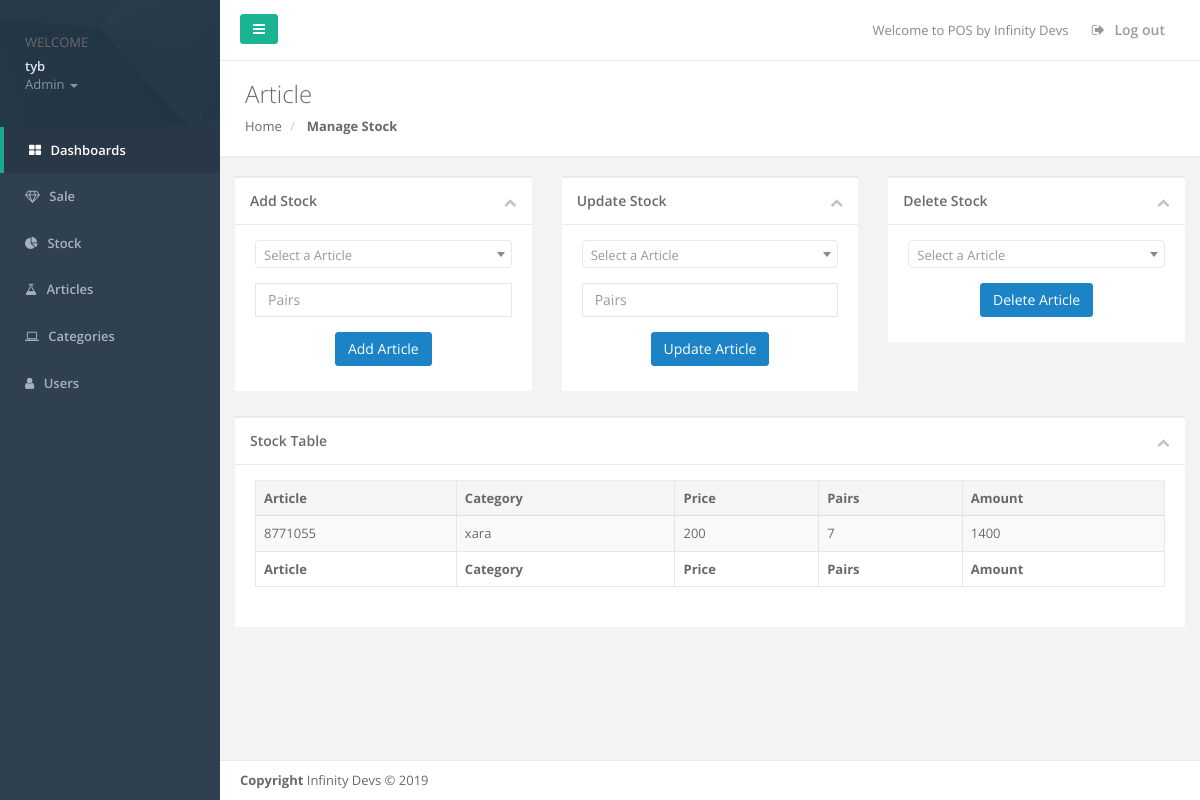
Screenshot of /stock.php (signed in) with the database file from the repository.
### tables this page shows
CREATE TABLE `stock` (
  `Article` varchar(25) NOT NULL,
  `Pairs` int(11) NOT NULL
);

### Classes/Connection.php (called while the page is built)
<?php
class Connection
{
   private $servername = 'localhost';
   private $databaseName = 'WebPOS';
   private $username = 'root';
   private $conn = null;
   public function __construct()
   {
       try {
           $this->conn = new PDO("mysql:host=$this->servername;dbname=$this->databaseName", $this->username);
           $this->conn->setAttribute(PDO::ATTR_ERRMODE, PDO::ERRMODE_EXCEPTION);
       }
       catch(PDOException $e)
       {
           echo "Connection failed: " . $e->getMessage();
       }
   }
   public function prepareQuery($query)
   {
       try {
           return $this->conn->prepare($query);
       }
       catch(PDOException $e)
       {
           echo "Error : " . $e->getMessage();
       }
       return null;
   }
    public function executeQuery($prepared,$parameters)
    {
        try {
            $prepared->execute($parameters);
        }
        catch(PDOException $e)
        {
            echo "Error : " . $e->getMessage();
        }
    }
    public function __destruct()
    {
        $this->conn=null;
    }
}

### Classes/Stock.php (called while the page is built, shortened)
<?php
require_once ("Connection.php");
class Stock extends Connection implements CRUD
{
    function retriveAll()
    {
        $query = "SELECT stock.Article,(SELECT categories.Name FROM categories,articles WHERE categories.id=articles.Category AND articles.Article=stock.Article) AS Category, stock.Pairs,(SELECT articles.Price FROM articles WHERE stock.Article=articles.Article)AS Price,(stock.Pairs * (SELECT articles.Price FROM articles WHERE stock.Article=articles.Article)) AS Amount from stock";
        $prepared = $this->prepareQuery($query);
        $this->executeQuery($prepared,null);
        return $prepared;
    }
}

### AdminViews/stockview.php (the view, shortened to what this page needs)
<div class="row">
    <div class="col-lg-4">
        <div class="ibox float-e-margins">
            <div class="ibox-title">
                <h5>Add Stock</h5>
                <div class="ibox-tools">
                    <a class="collapse-link">
                        <i class="fa fa-chevron-up"></i>
                    </a>
                </div>
            </div>
            <div class="ibox-content">
                <form role="form" action="" method="get">
                    <div class="row">
                        <div class="form-group col-lg-12">
                        </div>
                    </div>
                    <div class="row">
                        <div class="form-group col-lg-12">
                            <input type="text" placeholder="Pairs" id="pairs" name="pairs"
                                   class="form-control"  required="">
                        </div>
                    </div>
                    <input class="btn btn-success center-block" type="submit" value="Add Article" name="AddArticle">
                </form>
            </div>
        </div>
    </div>
    <div class="col-lg-4">
        <div class="ibox float-e-margins">
            <div class="ibox-title">
                <h5>Update Stock</h5>
                <div class="ibox-tools">
                    <a class="collapse-link">
                        <i class="fa fa-chevron-up"></i>
                    </a>
                </div>
            </div>
            <div class="ibox-content">
                <form role="form" action="" method="get">
                    <div class="row">
                        <div class="form-group col-lg-12">
                                <?php
                                $stock = new Stock();
                                $res = $stock->retriveAll();
                                if($res->rowCount()>0)
                                {
                                    $res = $res->fetchAll();
                                }
                                ?>
                        </div>
                    </div>
                    <div class="row">
                        <div class="form-group col-lg-12">
                            <input type="text" placeholder="Pairs" id="pairs" name="pairs"
                                   class="form-control"  required="">
                        </div>
                    </div>
                    <input class="btn btn-success center-block" type="submit" value="Update Article" name="UpdateArticle">
                </form>
            </div>
        </div>
    </div>
    <div class="col-lg-4">
        <div class="ibox float-e-margins">
            <div class="ibox-title">
                <h5>Delete Stock</h5>
                <div class="ibox-tools">
                    <a class="collapse-link">
                        <i class="fa fa-chevron-up"></i>
                    </a>
                </div>
            </div>
            <div class="ibox-content">
                <form role="form" action="" method="get">
                    <div class="row">
                        <div class="form-group col-lg-12">
                        </div>
                    </div>
                    <input class="btn btn-success center-block" type="submit" value="Delete Article" name="DeleteArticle">
                </form>
            </div>
        </div>
    </div>
</div>

### stock.php (shortened to what this page needs)
<?php
require ("Classes/Stock.php");
?>
<!DOCTYPE html>
<html>
<head>
    <link href="css/bootstrap.min.css" rel="stylesheet">
    <link href="font-awesome/css/font-awesome.css" rel="stylesheet">
    <link href="css/plugins/dataTables/datatables.min.css" rel="stylesheet">
    <link href="css/plugins/select2/select2.min.css" rel="stylesheet">
    <link href="css/animate.css" rel="stylesheet">
    <link href="css/style.css" rel="stylesheet">
</head>
<body>
<div id="wrapper">
    <?php
    include("sidebar.php");
    ?>
    <div id="page-wrapper" class="gray-bg">
        <?php
        require ("navbar.php");
        ?>
        <div class="row wrapper border-bottom white-bg page-heading">
            <div class="col-lg-10">
                <h2>Article</h2>
                <ol class="breadcrumb">
                    <li>
                        <a href="index.php">Home</a>
                    </li>
                    <li class="active">
                        <strong>Manage Stock</strong>
                    </li>
                </ol>
            </div>
        </div>
        <br>
        <?php
        if($_SESSION["type"]=="Admin")
            include ("AdminViews/stockview.php");
        ?>
        <div class="row">
            <div class="col-lg-12">
                <div class="ibox float-e-margins">
                    <div class="ibox-title">
                        <h5>Stock Table</h5>
                        <div class="ibox-tools">
                            <a class="collapse-link">
                                <i class="fa fa-chevron-up"></i>
                            </a>
                        </div>
                    </div>
                    <div class="ibox-content">
                        <div class="table-responsive">
                            <table class="table table-striped table-bordered table-hover dataTables-example" >
                                <thead>
                                <tr>
                                    <th>Article</th>
                                    <th>Category</th>
                                    <th>Price</th>
                                    <th>Pairs</th>
                                    <th>Amount</th>
                                </tr>
                                </thead>
                                <tbody>
                                <?php
                                    $stock = new Stock();
                                    $res = $stock->retriveAll();
                                    if($res->rowCount()>0)
                                    {
                                        $res = $res->fetchAll();
                                        foreach ($res as $r)
                                        {
                                            echo "<tr class=\"gradeX\">";
                                            echo "<td>".$r["Article"]."</td>";
                                            echo "<td>".$r["Category"]."</td>";
                                            echo "<td>".$r["Price"]."</td>";
                                            echo "<td>".$r["Pairs"]."</td>";
                                            echo "<td>".$r["Amount"]."</td>";
                                            echo "</tr>";
                                        }
                                    }
                                ?>
                                </tbody>
                                <tfoot>
                                <tr>
                                    <th>Article</th>
                                    <th>Category</th>
                                    <th>Price</th>
                                    <th>Pairs</th>
                                    <th>Amount</th>
                                </tr>
                                </tfoot>
                            </table>
                        </div>
                    </div>
                </div>
            </div>
        </div>
        <?php
        include ("footer.php");
        ?>
    </div>
</body>
</html>

### rows the page displays
stock: Article "8771055", Category "xara", Price "200", Pairs "7", Amount "1400"

### other values shown
$_SESSION["username"] "tyb"
$_SESSION["type"] "Admin"
